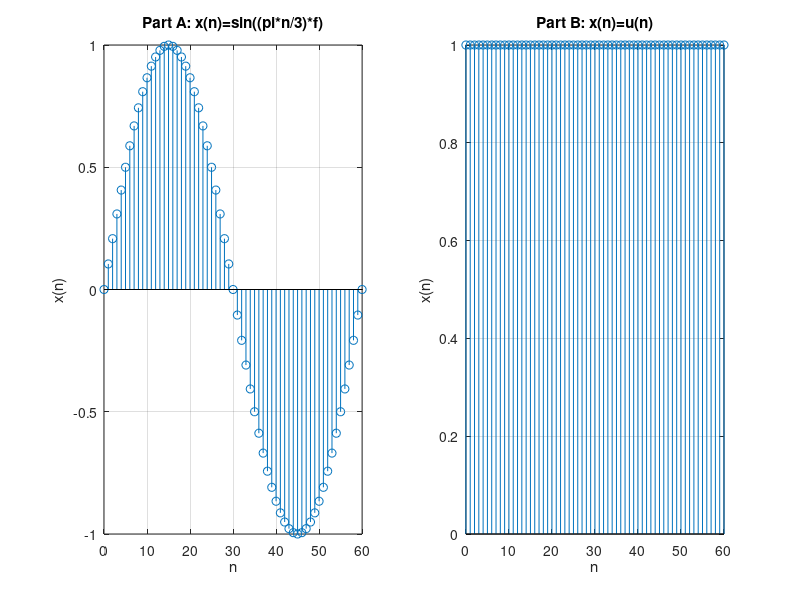

Write the MATLAB code that produced this figure.
% author: Tyler Thompson
% date: 2/6/2019
% description: ECE4550 Matlab Assignment #1 Problem 2

clear;
close all;

n = 0:60;
f = 0.1;

f1 = sin((pi*n/3)*f);
f2 = n>=0; % unit step function

figure(1)

% part A plot
subplot(1,2,1)
stem(n,f1)
grid on
title('Part A: x(n)=sin((pi*n/3)*f)');
xlabel('n');
ylabel('x(n)');

% part B plot
subplot(1,2,2)
stem(n,f2)
grid on
title('Part B: x(n)=u(n)');
xlabel('n');
ylabel('x(n)');

% energy calculations
energy_f1 = sum(f1.^2);
fprintf('Part A: Energy of sin((pi*n/3)*f): %f\n', energy_f1);
energy_f2 = sum(f2.^2);
fprintf('Part B: Energy of u(n): %f\n', energy_f2);


% output
% Part A: Energy of sin((pi*n/3)*f): 30.000000
% Part B: Energy of u(n): 61.000000
